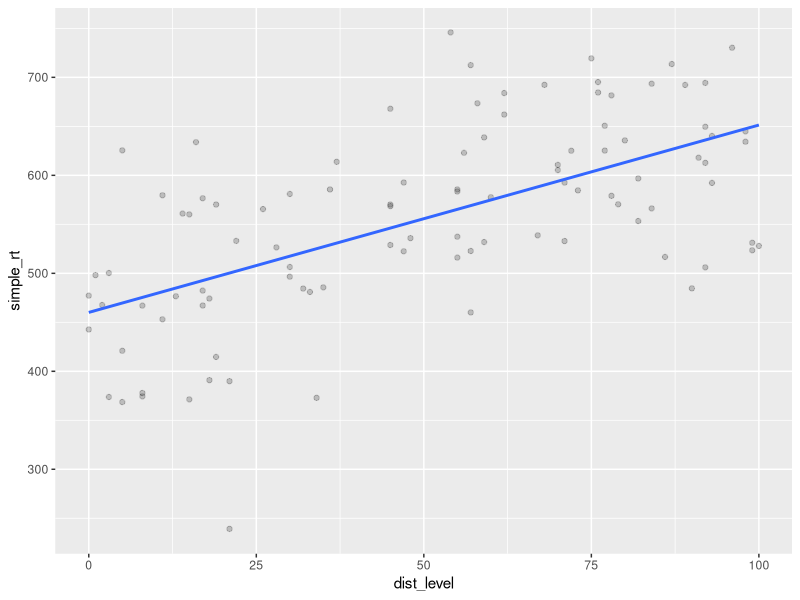
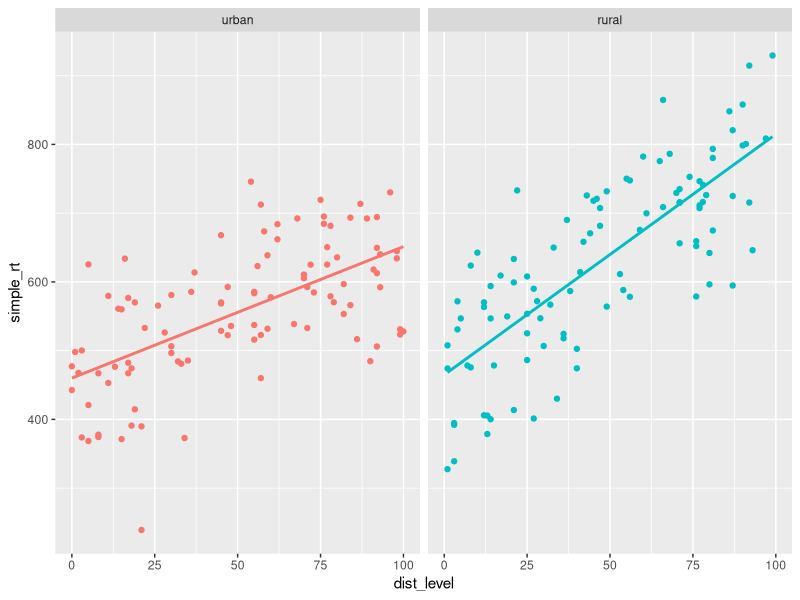
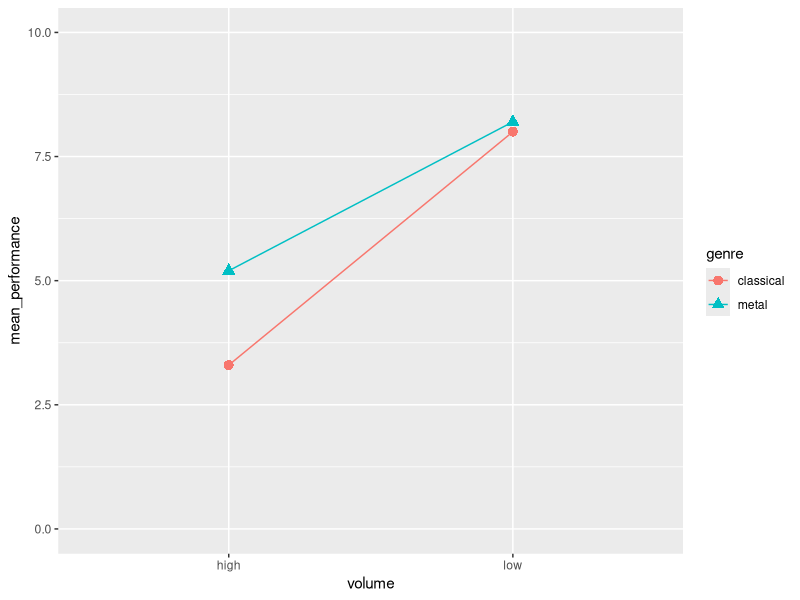
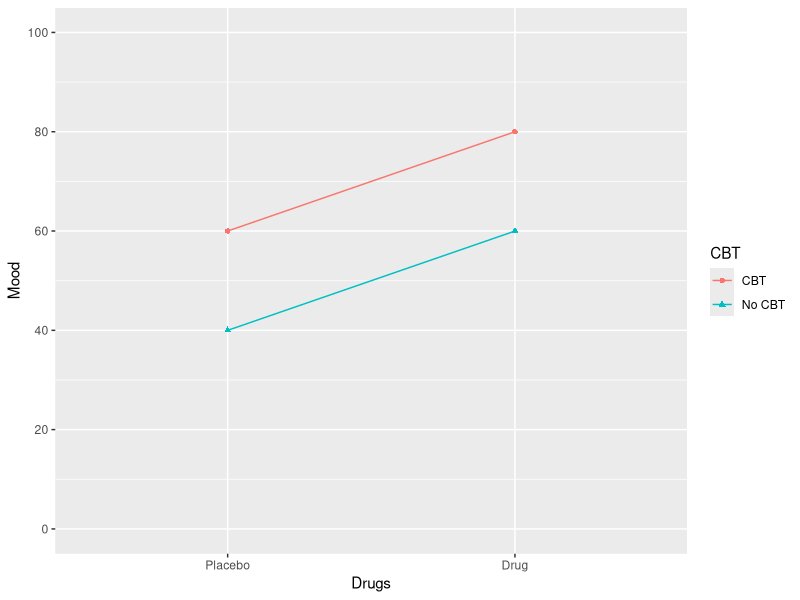
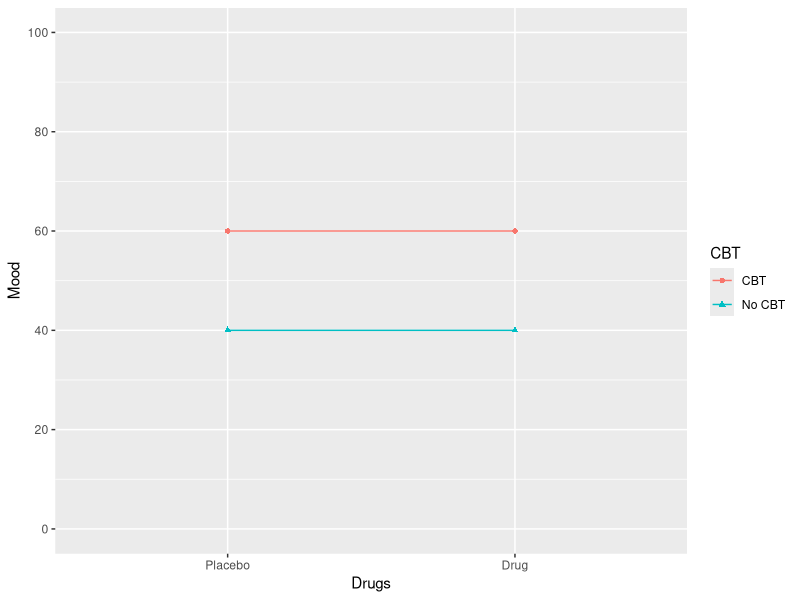
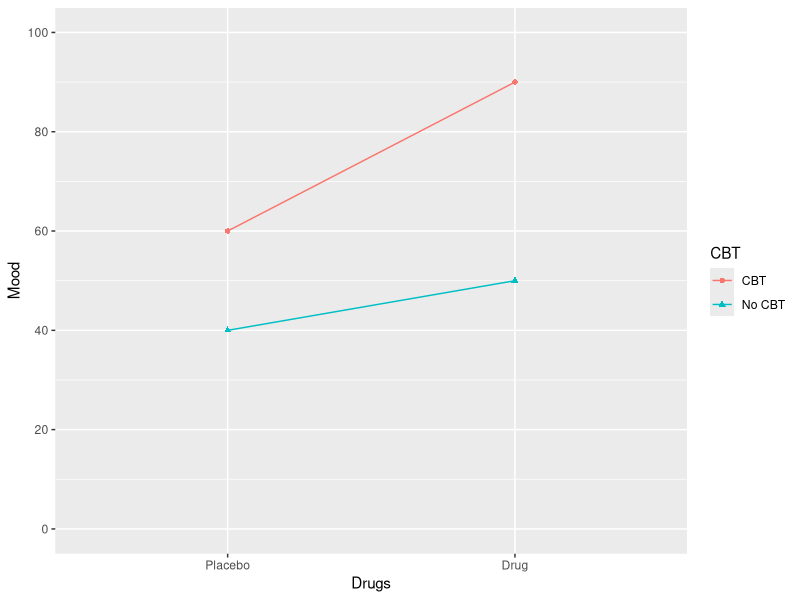

The R script that drew these images, in order:
## ---- chunk 1
#| label: setup
#| include: false
library("kableExtra")
library("tidyverse")

.mk_tib <- function(x) {
  tibble(CBT = rep(c("No CBT", "CBT"), 2),
         Drugs = rep(c("Placebo", "Drug"), each = 2) |>
           fct_relevel("Placebo"),
         Mood = x)
}

.fac_plot <- function(x) {
  ggplot(.mk_tib(x), aes(Drugs, Mood, color = CBT, group = CBT)) +
    geom_point(aes(shape = CBT)) +
    geom_line() +
    scale_y_continuous(breaks = seq(0, 100, 20)) +
    scale_x_discrete(breaks = c("Placebo", "Drug")) +
    coord_cartesian(ylim = c(0, 100)) 
}

.mean_tbl <- function(x) {
  .mk_tib(x) |>
    pivot_wider(names_from = "CBT", values_from = "Mood") |>
    rename(" " = Drugs) |>
    bind_rows(tibble(` ` = "",
                     `No CBT` = (x[1] + x[3]) / 2,
                     CBT = (x[2] + x[4]) / 2)) |>
    bind_cols(tibble("  " = c((x[1] + x[2]) / 2,
                              (x[3] + x[4]) / 2,
                              "")))
}

## paste
.p <- paste0

## .fraction
.f <- function(x, y) {
  paste0("\\frac{", x, "}{", y, "}")
}

## y-bar
.yb1 <- function(x) {
  paste0("\\(\\bar{Y}_{", x, "}\\)")
}

.yb2 <- function(x) {
  paste0("\\bar{Y}_{", x, "}")
}

## subtraction term
.st <- function(x, y, bracket = NULL) {
  if (is.null(bracket)) {
    paste0(x, " - ", y)
  } else {
    paste0(bracket[1], x, " - ", y, bracket[2])
  }
}

.rb <- c("(", ")")
.dr <- c("\\displaystyle\\left(", "\\right)")
.ds <- c("\\displaystyle\\left[", "\\right]")
## ---- chunk 2
#| label: sim-urban
#| message: false
library("tidyverse")
set.seed(1031)

n_subj <- 100L  # simulate data for 100 subjects
b0_urban <- 450 # y-intercept
b1_urban <- 2   # slope

# decomposition table
urban <- tibble(
  subj_id = 1:n_subj,
  group = "urban",
  b0 = 450,
  b1 = 2,
  dist_level = sample(0:n_subj, n_subj, replace = TRUE),
  err = rnorm(n_subj, mean = 0, sd = 80),
  simple_rt = b0 + b1 * dist_level + err)

urban
## ---- chunk 3
#| label: fig-plot-urban
#| fig.cap: "*Effect of sonic distraction on simple RT, urban group.*"
#| message: false
ggplot(urban, aes(dist_level, simple_rt)) + 
  geom_point(alpha = .2) +
  geom_smooth(method = "lm", se = FALSE)
## ---- chunk 4
#| label: sim-rural
b0_rural <- 500
b1_rural <- 3

rural <- tibble(
  subj_id = 1:n_subj + n_subj,
  group = "rural",
  b0 = b0_rural,
  b1 = b1_rural,
  dist_level = sample(0:n_subj, n_subj, replace = TRUE),
  err = rnorm(n_subj, mean = 0, sd = 80),
  simple_rt = b0 + b1 * dist_level + err)
## ---- chunk 5
#| label: fig-combined-plot
#| fig.cap: "*Effect of sonic distraction on simple RT for urban and rural participants.*"
all_data <- bind_rows(urban, rural)

ggplot(all_data |> mutate(group = fct_relevel(group, "urban")), 
       aes(dist_level, simple_rt, colour = group)) +
  geom_point() +
  geom_smooth(method = "lm", se = FALSE) +
  facet_wrap(~ group) + 
  theme(legend.position = "none")
## ---- chunk 6
#| label: all-data2
all_data2 <- all_data |>
  mutate(grp = if_else(group == "rural", 1, 0))
## ---- chunk 7
#| label: sonic-model
sonic_mod <- lm(simple_rt ~ dist_level + grp + dist_level:grp,
                all_data2)

summary(sonic_mod)
## ---- chunk 8
#| label: tbl-full-factorial-2x3
#| echo: false
#| html-table-processing: none
.a <- data.frame(`\\(B_1\\)` = c("\\(AB_{11}\\)", "\\(AB_{21}\\)"),
                 `\\(B_2\\)` = c("\\(AB_{12}\\)", "\\(AB_{22}\\)"), check.names = FALSE)

rownames(.a) <- c("\\(A_1\\)", "\\(A_2\\)")

knitr::kable(.a) |>
  kable_styling(full_width = FALSE)
## ---- chunk 9
#| label: tbl-full-factorial
#| echo: false
#| html-table-processing: none
.a <- data.frame(`\\(B_1\\)` = c("\\(AB_{11}\\)", "\\(AB_{21}\\)", "\\(AB_{31}\\)"),
                 `\\(B_2\\)` = c("\\(AB_{12}\\)", "\\(AB_{22}\\)", "\\(AB_{32}\\)"), check.names = FALSE)

rownames(.a) <- c("\\(A_1\\)", "\\(A_2\\)", "\\(A_3\\)")

knitr::kable(.a) |>
  kable_styling(full_width = FALSE)
## ---- chunk 10
#| label: tbl-full-factorial-2x2-c1
#| echo: false
#| tbl-cap: "$C_1$"
#| html-table-processing: none
.a <- data.frame(`\\(B_1\\)` = c("\\(ABC_{111}\\)", "\\(ABC_{211}\\)"),
                 `\\(B_2\\)` = c("\\(ABC_{121}\\)", "\\(ABC_{221}\\)"), check.names = FALSE)

rownames(.a) <- c("\\(A_1\\)", "\\(A_2\\)")

knitr::kable(.a) |>
  kable_styling(full_width = FALSE)
## ---- chunk 11
#| label: tbl-full-factorial-2x2-c2
#| echo: false
#| tbl-cap: "$C_2$"
#| html-table-processing: none
.a <- data.frame(`\\(B_1\\)` = c("\\(ABC_{112}\\)", "\\(ABC_{212}\\)"),
                 `\\(B_2\\)` = c("\\(ABC_{122}\\)", "\\(ABC_{222}\\)"), check.names = FALSE)

rownames(.a) <- c("\\(A_1\\)", "\\(A_2\\)")

knitr::kable(.a) |>
  kable_styling(full_width = FALSE)
## ---- chunk 12
#| label: facplot-data
#| echo: true
cogdata <- tibble::tribble(~ genre, ~ volume, ~ mean_performance,
                           "metal", "low", 8.2,
                           "metal", "high", 5.2,
                           "classical", "low", 8.0,
                           "classical", "high", 3.3)
## ---- chunk 13
#| label: fig-cogdata
#| fig.cap: "The effect of music genre and volume on cognitive performance."
#| fig.width: 5
#| fig.height: 5
#| fig.asp: .7
#| echo: false
library("ggplot2")

ggplot(cogdata, aes(volume, mean_performance,
                    color = genre)) +
  geom_point(aes(shape = genre), size = 3) +
  geom_line(aes(group = genre)) +
  coord_cartesian(ylim = c(0, 10))
## ---- chunk 14
#| label: fig-scenario-a-plot
#| echo: false
#| fig.cap: "Scenario A"
#| fig.width: 4
#| fig.asp: .5
.fac_plot(c(40, 60, 60, 80))
## ---- chunk 15
#| label: tbl-scenario-a-means
#| echo: false
#| warning: false
#| message: false
#| tbl-colwidths: [20,20,20,20]
#| tbl-cap: "Scenario A"
#| html-table-processing: none
.mean_tbl(c(40, 60, 60, 80)) |> 
  knitr::kable() |>
  kableExtra::kable_styling(full_width = FALSE)
## ---- chunk 16
#| label: fig-scenario-b-plot
#| echo: false
#| fig.cap: "Scenario B"
#| fig.width: 4
#| fig.asp: .5
.fac_plot(c(40, 60, 40, 60))
## ---- chunk 17
#| label: tbl-scenario-b-means
#| echo: false
#| warning: false
#| message: false
#| tbl-colwidths: [20,20,20,20]
#| tbl-cap: "Scenario B"
#| html-table-processing: none
.mean_tbl(c(40, 60, 40, 60)) |> 
  knitr::kable() |>
  kableExtra::kable_styling(full_width = FALSE)
## ---- chunk 18
#| label: fig-scenario-c-plot
#| echo: false
#| fig.cap: "Scenario C"
#| fig.width: 4
#| fig.asp: .5
.fac_plot(c(40, 60, 50, 90))
## ---- chunk 19
#| label: tbl-scenario-c-means
#| echo: false
#| warning: false
#| message: false
#| tbl-colwidths: [20,20,20,20]
#| tbl-cap: "Scenario C"
#| html-table-processing: none
.mean_tbl(c(40, 60, 50, 90)) |> 
  knitr::kable() |>
  kableExtra::kable_styling(full_width = FALSE)
## ---- chunk 20
err <- replicate(4, {
  v <- sample(-3:3, 2, FALSE, prob = c(.8, .14, .18, .24, .18, .14, .8))
  c(v, -sum(v))
}, simplify = FALSE) |> unlist()

decomp <- tibble(
  i = rep(1:2, each = 6),
  j = rep(rep(1:2, each = 3), 2),
  k = rep(rep(1:3), 4),
  mu = 10,
  A_i = rep(c(4, -4), each = 6),
  B_j = rep(rep(c(-2, 2), each = 3), 2),
  AB_ij = rep(c(-1, 1, 1, -1), each = 3),
  err,
  Y = mu + A_i + B_j + AB_ij + err)
   
decomp |>
  select(Y, everything()) 
## ---- chunk 21
## paste
.p <- paste0

## .fraction
.f <- function(x, y) {
  paste0("\\frac{", x, "}{", y, "}")
}

## y-bar
.yb1 <- function(x) {
  paste0("\\(\\bar{Y}_{", x, "}\\)")
}

.yb2 <- function(x) {
  paste0("\\bar{Y}_{", x, "}")
}

## subtraction term
.st <- function(x, y, bracket = NULL) {
  if (is.null(bracket)) {
    paste0(x, " - ", y)
  } else {
    paste0(bracket[1], x, " - ", y, bracket[2])
  }
}

.rb <- c("(", ")")
.dr <- c("\\displaystyle\\left(", "\\right)")
.ds <- c("\\displaystyle\\left[", "\\right]")
## ---- chunk 22
#| label: tbl-simple-effect
#| echo: false
#| html-table-processing: none
tribble(~blah, ~B_1, ~B_2, ~junk, ~marg,
        "\\(A_1\\)", .yb1("11"), .yb1("12"), "", .yb1("1."),
        "\\(A_2\\)", .yb1("21"), .yb1("22"), "", .yb1("2."),
        "", "", "", "", "",
        "", .yb1(".1"), .yb1(".2"), "", "") |>
  kable(col.names = c("", "\\(B_1\\)", "\\(B_2\\)", "", ""),
        align = "cccc")  |>
  kable_styling(full_width = FALSE, bootstrap_options = "basic")
## ---- chunk 23
#| label: tbl-coding-schemes
#| echo: false
#| tbl-cap: "codes for a two-level factor"
#| html-table-processing: none
tribble(~Coding, ~A_1, ~A_2,
        "Treatment (dummy)", "\\(0\\)", "\\(1\\)",
        "Sum",               "\\(-1\\)", "\\(1\\)",
        "Deviation",
        .p("\\(", "-", .f(1, 2), "\\)"),
        .p("\\(", .f(1, 2), "\\)")) |>
  kable(col.names = c("Scheme", "\\(A_1\\)", "\\(A_2\\)"),
        align = "lrrr")  |>
  kable_styling(full_width = FALSE, bootstrap_options = "striped")
## ---- chunk 24
#| label: tbl-simple-effect-C1
#| echo: false
#| tbl-cap: "$C_1$"
#| html-table-processing: none
tribble(~blah, ~B_1, ~B_2, ~junk, ~marg,
        "\\(A_1\\)", .yb1("111"), .yb1("121"), "", .yb1("1.1"),
        "\\(A_2\\)", .yb1("211"), .yb1("221"), "", .yb1("2.1"),
        "", "", "", "", "",
        "", .yb1(".11"), .yb1(".21"), "", "") |>
  kable(col.names = c("", "\\(B_1\\)", "\\(B_2\\)", "", ""),
        align = "cccc")  |>
  kable_styling(full_width = FALSE, bootstrap_options = "basic")
## ---- chunk 25
#| label: tbl-simple-effect-C2
#| echo: false
#| tbl-cap: "$C_2$"
#| html-table-processing: none
tribble(~blah, ~B_1, ~B_2, ~junk, ~marg,
        "\\(A_1\\)", .yb1("112"), .yb1("122"), "", .yb1("1.2"),
        "\\(A_2\\)", .yb1("212"), .yb1("222"), "", .yb1("2.2"),
        "", "", "", "", "",
        "", .yb1(".12"), .yb1(".22"), "", "") |>
  kable(col.names = c("", "\\(B_1\\)", "\\(B_2\\)", "", ""),
        align = "cccc")  |>
  kable_styling(full_width = FALSE, bootstrap_options = "basic")
## ---- chunk 26
tribble(~term, ~treatment, ~sum, ~deviation,
        "\\(\\mu\\)", .yb1("111"), .yb1("..."), .yb1("..."),
        ## (A) second row
        "\\(A\\)",
        .p("\\(", .st(.yb2("211"), .yb2("111")), "\\)"),
        .p("\\(", .f(.st(.yb2("2.."), .yb2("1.."), .rb), 2), "\\)"),
        .p("\\(", .st(.yb2("2.."), .yb2("1..")), "\\)"),
        "\\(B\\)",
        .p("\\(", .st(.yb2("121"), .yb2("111")), "\\)"),
        .p("\\(", .f(.st(.yb2(".2."), .yb2(".1."), .rb), 2), "\\)"),
        .p("\\(", .st(.yb2(".2."), .yb2(".1.")), "\\)"),
        "\\(C\\)",
        .p("\\(", .st(.yb2("112"), .yb2("111")), "\\)"),
        .p("\\(", .f(.st(.yb2("..2"), .yb2("..1"), .rb), 2), "\\)"),
        .p("\\(", .st(.yb2("..2"), .yb2("..1")), "\\)"),
        "\\(AB\\)",
        .p("\\(", .st(.st(.yb2("221"), .yb2("121"), .rb),
                    .st(.yb2("211"), .yb2("111"), .rb)),
           "\\)"),
        .p("\\(", .f(.st(.st(.yb2("22."), .yb2("12."), .rb),
                       .st(.yb2("21."), .yb2("11."), .rb)), 4),
           "\\)"),
        .p("\\(", .st(.st(.yb2("22."), .yb2("12."), .rb),
                    .st(.yb2("21."), .yb2("11."), .rb)),
           "\\)"),
        "\\(AC\\)",
        .p("\\(", .st(.st(.yb2("212"), .yb2("211"), .rb),
                    .st(.yb2("112"), .yb2("111"), .rb)),
           "\\)"),
        .p("\\(", .f(.st(.st(.yb2("2.2"), .yb2("1.2"), .rb),
                       .st(.yb2("2.1"), .yb2("1.1"), .rb)), 4),
           "\\)"),
        .p("\\(", .st(.st(.yb2("2.2"), .yb2("1.2"), .rb),
                    .st(.yb2("2.1"), .yb2("1.1"), .rb)),
           "\\)"),
        "\\(BC\\)",
        .p("\\(", .st(.st(.yb2("122"), .yb2("112"), .rb),
                    .st(.yb2("121"), .yb2("111"), .rb)),
           "\\)"),
        .p("\\(", .f(.st(.st(.yb2(".22"), .yb2(".12"), .rb),
                       .st(.yb2(".21"), .yb2(".11"), .rb)), 4),
           "\\)"),
        .p("\\(", .st(.st(.yb2(".22"), .yb2(".12"), .rb),
                    .st(.yb2(".21"), .yb2(".11"), .rb)),
           "\\)")
        ) |>
  kable(align = "cccc")  |>
  kable_styling(full_width = FALSE, bootstrap_options = "striped")
## ---- chunk 27
tribble(~scheme, ~interpretation,
        "treatment",
        .p("\\(",
           .st(.st(.st(.yb2(221), .yb2(121), .dr),
                   .st(.yb2(211), .yb2(111), .dr), .ds),
               .st(.st(.yb2(222), .yb2(122), .dr),
                   .st(.yb2(212), .yb2(112), .dr), .ds)),
           "\\)"),
        "sum",
        .p("\\(",
           .f(
             .st(.st(.st(.yb2(221), .yb2(121), .dr),
                     .st(.yb2(211), .yb2(111), .dr), .ds),
                 .st(.st(.yb2(222), .yb2(122), .dr),
                     .st(.yb2(212), .yb2(112), .dr), .ds)),
             8),
           "\\)"),
        "deviation",
        .p("\\(",
           .st(.st(.st(.yb2(221), .yb2(121), .dr),
                   .st(.yb2(211), .yb2(111), .dr), .ds),
               .st(.st(.yb2(222), .yb2(122), .dr),
                   .st(.yb2(212), .yb2(112), .dr), .ds)),
           "\\)")
        ) |>
  kable(align = "cc") |>
  kable_styling(full_width = FALSE, bootstrap_options = "striped")
